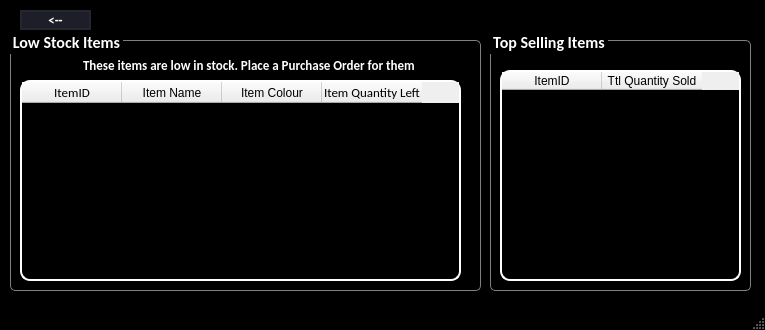
<?xml version="1.0" encoding="UTF-8"?>
<ui version="4.0">
 <class>MainWindow</class>
 <widget class="QMainWindow" name="MainWindow">
  <property name="geometry">
   <rect>
    <x>0</x>
    <y>0</y>
    <width>765</width>
    <height>330</height>
   </rect>
  </property>
  <property name="windowTitle">
   <string>MainWindow</string>
  </property>
  <property name="styleSheet">
   <string notr="true">QMainWindow{
	background-color: rgb(0,0,0);
}

QMenuBar{
background-color: rgb(0,0,0);
}
QLabel{
	color: #FFF;
	padding-left: 20px;
	padding-right: 10px;
}</string>
  </property>
  <widget class="QWidget" name="centralwidget">
   <widget class="QGroupBox" name="groupBox">
    <property name="geometry">
     <rect>
      <x>10</x>
      <y>30</y>
      <width>471</width>
      <height>261</height>
     </rect>
    </property>
    <property name="font">
     <font>
      <family>Calibri</family>
      <pointsize>12</pointsize>
      <weight>75</weight>
      <bold>true</bold>
     </font>
    </property>
    <property name="styleSheet">
     <string notr="true">QGroupBox {
    border: 1px solid gray;
    border-radius: 5px;
    margin-top: 10px;
}

QGroupBox::title {
    color: white; /* Change this to the color you want */
}
</string>
    </property>
    <property name="title">
     <string>Low Stock Items</string>
    </property>
    <widget class="QTableWidget" name="lowStockList">
     <property name="geometry">
      <rect>
       <x>10</x>
       <y>50</y>
       <width>441</width>
       <height>201</height>
      </rect>
     </property>
     <property name="font">
      <font>
       <family>Calibri</family>
       <pointsize>10</pointsize>
       <weight>75</weight>
       <bold>true</bold>
      </font>
     </property>
     <property name="styleSheet">
      <string notr="true">QTableWidget{
	background-color: rgb(0,0,0);
	gridline-color: rgb(255, 255, 255);
	color: rgb(255,255,255);
	border-radius: 10px;
	border: 2px solid rgb(255,255,255);
	selection-background-color: rgb(46, 46, 62);
}</string>
     </property>
     <column>
      <property name="text">
       <string>ItemID</string>
      </property>
      <property name="font">
       <font>
        <family>Calibri</family>
        <pointsize>10</pointsize>
       </font>
      </property>
     </column>
     <column>
      <property name="text">
       <string>Item Name</string>
      </property>
     </column>
     <column>
      <property name="text">
       <string>Item Colour</string>
      </property>
     </column>
     <column>
      <property name="text">
       <string>Item Quantity Left</string>
      </property>
      <property name="font">
       <font>
        <family>Calibri</family>
        <pointsize>10</pointsize>
       </font>
      </property>
     </column>
    </widget>
    <widget class="QLabel" name="label">
     <property name="geometry">
      <rect>
       <x>50</x>
       <y>20</y>
       <width>381</width>
       <height>31</height>
      </rect>
     </property>
     <property name="font">
      <font>
       <family>Calibri</family>
       <pointsize>10</pointsize>
       <weight>75</weight>
       <bold>true</bold>
      </font>
     </property>
     <property name="text">
      <string>These items are low in stock. Place a Purchase Order for them</string>
     </property>
    </widget>
   </widget>
   <widget class="QGroupBox" name="groupBox_2">
    <property name="geometry">
     <rect>
      <x>490</x>
      <y>30</y>
      <width>261</width>
      <height>261</height>
     </rect>
    </property>
    <property name="font">
     <font>
      <family>Calibri</family>
      <pointsize>12</pointsize>
      <weight>75</weight>
      <bold>true</bold>
     </font>
    </property>
    <property name="styleSheet">
     <string notr="true">QGroupBox {
    border: 1px solid gray;
    border-radius: 5px;
    margin-top: 10px;
}

QGroupBox::title {
    color: white; /* Change this to the color you want */
}
</string>
    </property>
    <property name="title">
     <string>Top Selling Items</string>
    </property>
    <widget class="QTableWidget" name="topSellingList">
     <property name="geometry">
      <rect>
       <x>10</x>
       <y>40</y>
       <width>241</width>
       <height>211</height>
      </rect>
     </property>
     <property name="font">
      <font>
       <family>Calibri</family>
       <pointsize>10</pointsize>
       <weight>75</weight>
       <bold>true</bold>
      </font>
     </property>
     <property name="styleSheet">
      <string notr="true">QTableWidget{
	background-color: rgb(0,0,0);
	gridline-color: rgb(255, 255, 255);
	color: rgb(255,255,255);
	border-radius: 10px;
	border: 2px solid rgb(255,255,255);
	selection-background-color: rgb(46, 46, 62);
}</string>
     </property>
     <column>
      <property name="text">
       <string>ItemID</string>
      </property>
     </column>
     <column>
      <property name="text">
       <string>Ttl Quantity Sold</string>
      </property>
     </column>
    </widget>
   </widget>
   <widget class="QPushButton" name="exitButton">
    <property name="geometry">
     <rect>
      <x>20</x>
      <y>10</y>
      <width>71</width>
      <height>20</height>
     </rect>
    </property>
    <property name="font">
     <font>
      <family>Calibri</family>
      <pointsize>10</pointsize>
      <weight>75</weight>
      <bold>true</bold>
     </font>
    </property>
    <property name="styleSheet">
     <string notr="true">QPushButton{
	border: 2px solid rgb(37, 39, 48);
	border-radius: 100px;
	color: #FFF;
	background-color: rgb(30, 30, 40);
	
}

QPushButton:hover{
	border: 2px solid rgb(53, 53, 71)
}</string>
    </property>
    <property name="text">
     <string>&lt;--</string>
    </property>
   </widget>
  </widget>
  <widget class="QMenuBar" name="menubar">
   <property name="geometry">
    <rect>
     <x>0</x>
     <y>0</y>
     <width>765</width>
     <height>21</height>
    </rect>
   </property>
  </widget>
  <widget class="QStatusBar" name="statusbar"/>
 </widget>
 <resources/>
 <connections/>
</ui>
